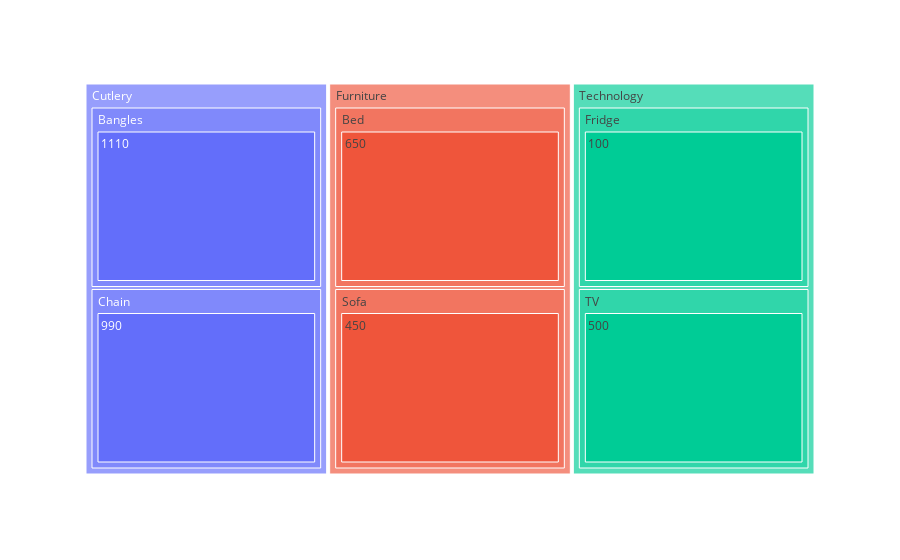

Notebook source saved alongside this figure:
### Code cell
# Heat map
import plotly.express as px
import pandas as pd
df=pd.read_csv('shop.csv')
fig=px.treemap(df,path=['Category','Sub_category','Sales'])
fig.show()

### Figure 1 — Plotly figure (JSON) as saved in the notebook; plotly's stock layout.template omitted (floating-point values rounded to 4 significant figures)
{"data": [{"branchvalues": "total", "domain": {"x": [0, 1], "y": [0, 1]}, "hovertemplate": "labels=%{label}<br>count=%{value}<br>parent=%{parent}<br>id=%{id}<extra></extra>", "ids": ["Technology/Fridge/100", "Furniture/Sofa/450", "Technology/TV/500", "Furniture/Bed/650", "Cutlery/Chain/990", "Cutlery/Bangles/1110", "Cutlery/Bangles", "Furniture/Bed", "Cutlery/Chain", "Technology/Fridge", "Furniture/Sofa", "Technology/TV", "Cutlery", "Furniture", "Technology"], "labels": ["100", "450", "500", "650", "990", "1110", "Bangles", "Bed", "Chain", "Fridge", "Sofa", "TV", "Cutlery", "Furniture", "Technology"], "name": "", "parents": ["Technology/Fridge", "Furniture/Sofa", "Technology/TV", "Furniture/Bed", "Cutlery/Chain", "Cutlery/Bangles", "Cutlery", "Furniture", "Cutlery", "Technology", "Furniture", "Technology", "", "", ""], "type": "treemap", "values": [1, 1, 1, 1, 1, 1, 1, 1, 1, 1, 1, 1, 2, 2, 2]}], "layout": {"autosize": true, "legend": {"tracegroupgap": 0}, "margin": {"t": 60}}}
